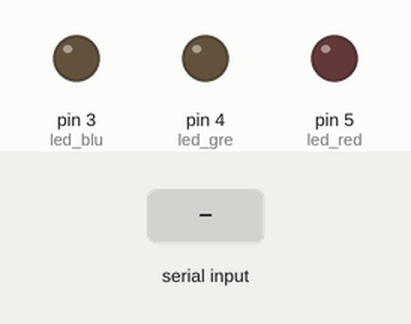
This sketch was run on a simulated Arduino Uno, built with avr-gcc and run on an emulated ATmega328P. Parts: output pins drawn as LEDs (lit = HIGH). The test bench sets the inputs (shaded band). What the sketch prints to the serial monitor is not drawn.

Above: at 1.2 s.
1.3 s: "1\n" received over Serial
At 1.7 s:
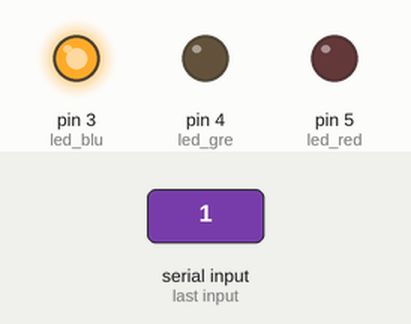
2.8 s: "0\n" received over Serial
At 3.4 s:
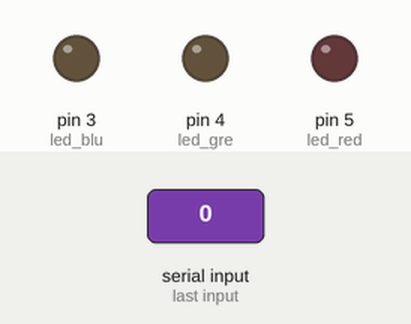
Timing chart, 0 to 5.8 s (numbered marks = the images above; inputs shaded):
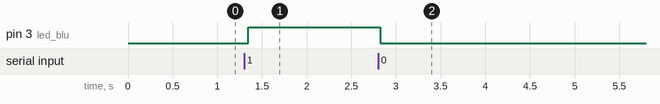

The sketch:

codigo4.ino
```cpp
// DEFININDO OS PINOS
int led_red = 5;
int led_gre = 4;
int led_blu = 3;

// DECLARANDO VARIAVEIS
char caracter;
char mensagem[3];
int count = 0;

void setup() {
  // SETUP DOS PINOS
  pinMode(led_red, OUTPUT);
  pinMode(led_gre, OUTPUT);
  pinMode(led_blu, OUTPUT);

  Serial.begin(9600);
}

void loop() {
  if (Serial.available() > 0) {
    while (Serial.available() > 0) {
      caracter = Serial.read();

      if (caracter != '\n') {
        mensagem[count] = caracter;
        count++;
      }
    }
  }
  // ENTRADA DE DADOS
  Serial.println("Valores recebidos:");
  Serial.print(mensagem[0]);
  Serial.print(mensagem[1]);
  Serial.print(mensagem[2]);

  // ZERA O CONTADOR
  count = 0;

  // LIGA O LED AZUL
  if (mensagem[0] == '1') {
    digitalWrite(led_blu, HIGH);
  }
  // LIGA O LED VERDE
  if (mensagem[1] == '1') {
    digitalWrite(led_gre, HIGH);
  }
  // LIGA O VERMELHO
  if (mensagem[2] == '1') {
    digitalWrite(led_red, HIGH);
  }
  // DESLIGA O LED AZUL
  if (mensagem[0] == '0') {
    digitalWrite(led_blu, LOW);
  }
  // DESLIGA O LED VERDE
  if (mensagem[1] == '0') {
    digitalWrite(led_gre, LOW);
  }
  // DESLIGA O LED VERMELHO
  if (mensagem[2] == '0') {
    digitalWrite(led_red, LOW);
  }
}
```

Measured:
- after the input at 1.3 s, pin 3 (led_blu): LOW → HIGH at once
- after the input at 2.8 s, pin 3 (led_blu): HIGH → LOW at once
